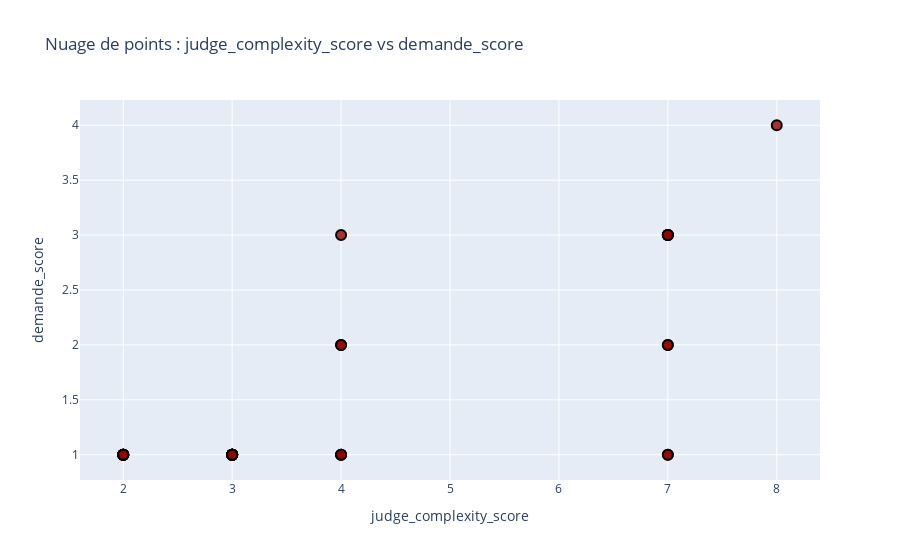

The notebook cell this image was saved under:
### Code cell
create_scatter_plot(observations_df, "judge_complexity_score", "demande_score")

### Figure 1 — Plotly figure (JSON) as saved in the notebook; plotly's stock layout.template omitted (floating-point values rounded to 4 significant figures)
{"data": [{"marker": {"color": "rgba(152, 0, 0, .8)", "line": {"color": "rgb(0, 0, 0)", "width": 2}, "size": 10}, "mode": "markers", "type": "scatter", "x": [2, 3, 7, 7, 2, 2, 2, 4, 3, 3, 3, 2, 4, 7, 2, 4, 2, 3, 7, 3, 3, 3, 4, 3, 7, 3, 3, 7, 2, 8, 4, 4, 2, 3, 7, 7, 3, 3, 7], "y": [1, 1, 3, 1, 1, 1, 1, 1, 1, 1, 1, 1, 1, 3, 1, 3, 1, 1, 3, 1, 1, 1, 1, 1, 1, 1, 1, 3, 1, 4, 2, 2, 1, 1, 2, 2, 1, 1, 3]}], "layout": {"showlegend": false, "title": {"text": "Nuage de points : judge_complexity_score vs demande_score"}, "xaxis": {"title": {"text": "judge_complexity_score"}}, "yaxis": {"title": {"text": "demande_score"}}}}
